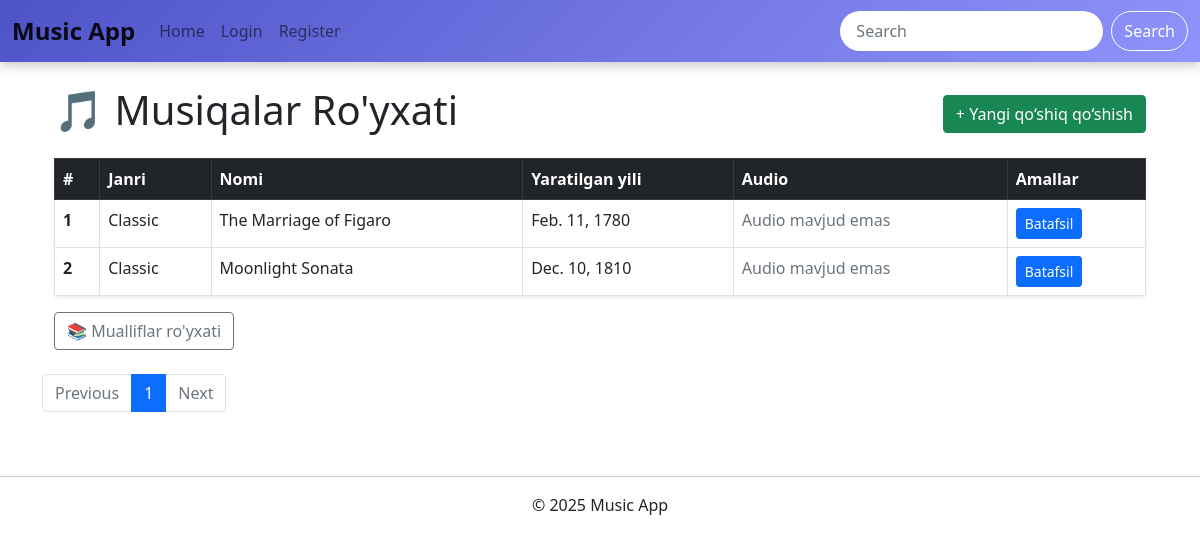
Before: / with the older database file.
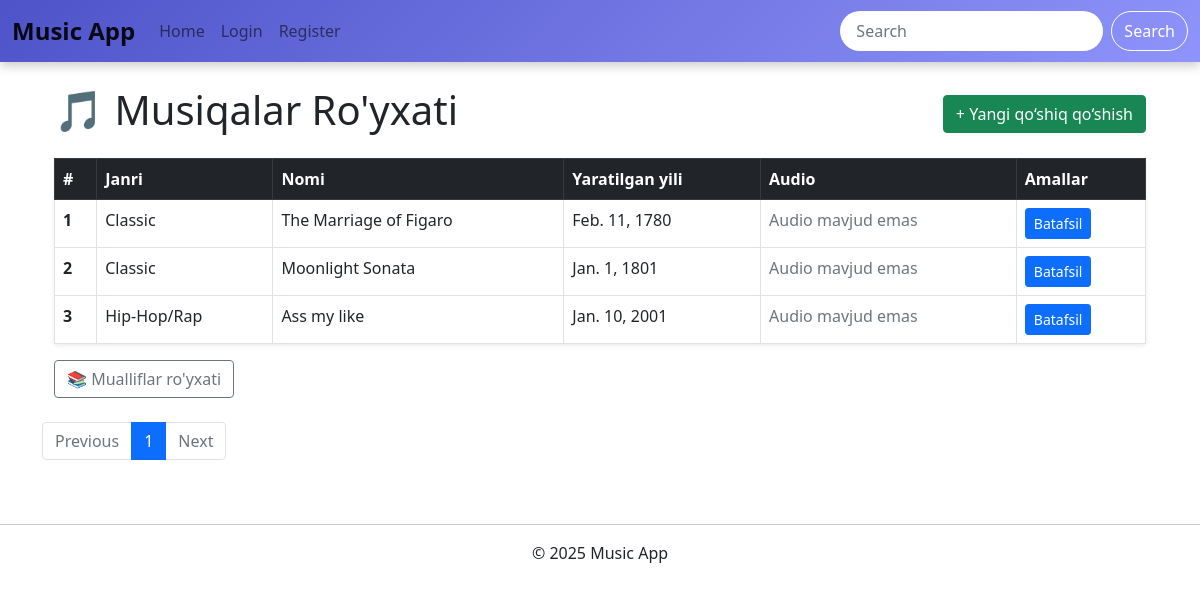
After: the same page with the newer database file.
### music/models.py (models this page shows, shortened)
class BaseModel(models.Model):
    created_at = models.DateTimeField(auto_now_add=True)
    updated_at = models.DateTimeField(auto_now=True)
    is_deleted = models.BooleanField(default=False)
    class Meta:
        abstract = True
    objects = DeleteModel()

class Music(BaseModel):
    genre = models.CharField(max_length=100)
    text = models.TextField()
    published_year = models.DateField(null=True, blank=True)
    author = models.ForeignKey(Author, on_delete=models.CASCADE, blank=True, null=True)
    audio = models.FileField(upload_to='music_audios/', null=True, blank=True)

### music/views.py (the view)
# urls.py: path('', get_music, name='music_list'),
def get_music(request):
    q = request.GET.get('q')
    musics = Music.objects.all()
    if q:
        musics = musics.filter(
            Q(text__icontains=q) |
            Q(genre__icontains=q)
        )
    paginator = Paginator(musics, 10)
    page = request.GET.get('page')
    page_obj = paginator.get_page(page)
    context = {
        'musics': page_obj,
        'page_obj': page_obj,
        'q': q,
    }
    return render(request, 'music/music_list.html', context)

### music/models.py (called while the page is built)
        def get_queryset(self):
            return super().get_queryset().filter(is_deleted=False)

### templates/music/music_list.html
{% extends 'base.html' %}
{% block content %}
<div class="container mt-4">
    <div class="d-flex justify-content-between align-items-center mb-3">
        <h1 class="display-6">🎵 Musiqalar Ro'yxati</h1>
        <a href="{% url 'music_create' %}" class="btn btn-success">+ Yangi qo‘shiq qo‘shish</a>
    </div>
    <table class="table table-hover table-bordered shadow-sm rounded">
        <thead class="table-dark">
            <tr>
                <th scope="col">#</th>
                <th scope="col">Janri</th>
                <th scope="col">Nomi</th>
                <th scope="col">Yaratilgan yili</th>
                <th scope="col">Audio</th>
                <th scope="col">Amallar</th>
            </tr>
        </thead>
        <tbody>
            {% for music in musics %}
            <tr>
                <th scope="row">{{ forloop.counter }}</th>
                <td>{{ music.genre }}</td>
                <td>{{ music.text|truncatechars:50 }}</td>
                <td>{{ music.published_year }}</td>
                <td>
                    {% if music.audio %}
                        <audio controls style="width: 150px;">
                            <source src="{{ music.audio.url }}" type="audio/mpeg">
                            Brauzeringiz audio pleerni qo‘llab-quvvatlamaydi.
                        </audio>
                    {% else %}
                        <span class="text-muted">Audio mavjud emas</span>
                    {% endif %}
                </td>
                <td>
                    <a class="btn btn-sm btn-primary" href="{% url 'music_detail' music.pk %}">Batafsil</a>
                </td>
            </tr>
            {% empty %}
            <tr>
                <td colspan="6" class="text-center text-muted">Hech qanday musiqa mavjud emas.</td>
            </tr>
            {% endfor %}
        </tbody>
    </table>
    <a href="{% url 'author_list' %}" class="btn btn-outline-secondary">📚 Mualliflar ro'yxati</a>
</div>
{% include 'pagination.html' with page_obj=musics %}
{% endblock %}

### templates/base.html (shortened to what this page needs)
{% load static %}
<!DOCTYPE html>
<html lang="en">
<head>
    <link rel="stylesheet" href="{% static 'style.css' %}">
    <link href="https://cdn.jsdelivr.net/npm/bootstrap@5.0.2/dist/css/bootstrap.min.css" rel="stylesheet">
</head>
<body>
<nav class="navbar navbar-expand-lg navbar-light bg-light">
  <div class="container-fluid">
    <a class="navbar-brand" href="{% url 'music_list' %}">Music App</a>
    <div class="collapse navbar-collapse" id="navbarSupportedContent">
      <ul class="navbar-nav me-auto mb-2 mb-lg-0">
        <li class="nav-item">
          <a class="nav-link" href="{% url 'music_list' %}">Home</a>
        </li>
        {% if user.is_authenticated %}
        <li class="nav-item">
          <a class="nav-link" href="#">Xush kelibsiz, {{ user.username }}</a>
        </li>
        <li class="nav-item">
          <a class="nav-link" href="{% url 'logout' %}">Logout</a>
        </li>
        {% else %}
        <li class="nav-item">
          <a class="nav-link" href="{% url 'login' %}">Login</a>
        </li>
        <li class="nav-item">
          <a class="nav-link" href="{% url 'register' %}">Register</a>
        </li>
        {% endif %}
      </ul>
      <form class="d-flex" method="get" action="#" name="q">
        <input class="form-control me-2" type="search" name="q" placeholder="Search" aria-label="Search">
        <button class="btn btn-outline-success" type="submit">Search</button>
      </form>
    </div>
  </div>
</nav>
<div class="container mt-4">
  {% block content %}
  {% endblock %}
</div>
<footer class="text-center mt-5 mb-3">
  <hr>
  <p>&copy; 2025 Music App</p>
</footer>
</body>
</html>

### templates/Pagination.html
<div class="d-flex justify-content-start mt-4">
  <ul class="pagination">
    {% if page_obj.has_previous %}
      <li class="page-item">
        <a class="page-link" href="?page={{ page_obj.previous_page_number }}{% if q %}&q={{ q }}{% endif %}">Previous</a>
      </li>
    {% else %}
      <li class="page-item disabled">
        <a class="page-link" href="#">Previous</a>
      </li>
    {% endif %}
    {% for num in page_obj.paginator.page_range %}
      {% if page_obj.number == num %}
        <li class="page-item active">
          <a class="page-link" href="#">{{ num }}</a>
        </li>
      {% else %}
        <li class="page-item">
          <a class="page-link" href="?page={{ num }}{% if q %}&q={{ q }}{% endif %}">{{ num }}</a>
        </li>
      {% endif %}
    {% endfor %}
    {% if page_obj.has_next %}
      <li class="page-item">
        <a class="page-link" href="?page={{ page_obj.next_page_number }}{% if q %}&q={{ q }}{% endif %}">Next</a>
      </li>
    {% else %}
      <li class="page-item disabled">
        <a class="page-link" href="#">Next</a>
      </li>
    {% endif %}
  </ul>
</div>

### static/style.css (style rules this page uses)
.navbar { background: linear-gradient(135deg, #4e54c8, #8f94fb); box-shadow: 0 4px 10px rgba(0, 0, 0, 0.2); }
.navbar .navbar-brand { color: #ffffff; font-weight: bold; font-size: 1.5rem; }
.navbar .nav-link { color: #f0f0f0; transition: color 0.3s ease; }
.navbar .form-control { border-radius: 20px; border: none; padding: 0.5rem 1rem; }
.navbar .btn-outline-success { color: #fff; border-color: #fff; border-radius: 20px; transition: background-color 0.3s ease; }

Changed rows visible on the page:
removed Music: genre "Classic", text "Moonlight Sonata", published_year "Dec. 10, 1810", shows "Audio mavjud emas"
added Music: genre "Classic", text "Moonlight Sonata", published_year "Jan. 1, 1801", shows "Audio mavjud emas"
added Music: genre "Hip-Hop/Rap", text "Ass my like", published_year "Jan. 10, 2001", shows "Audio mavjud emas"
